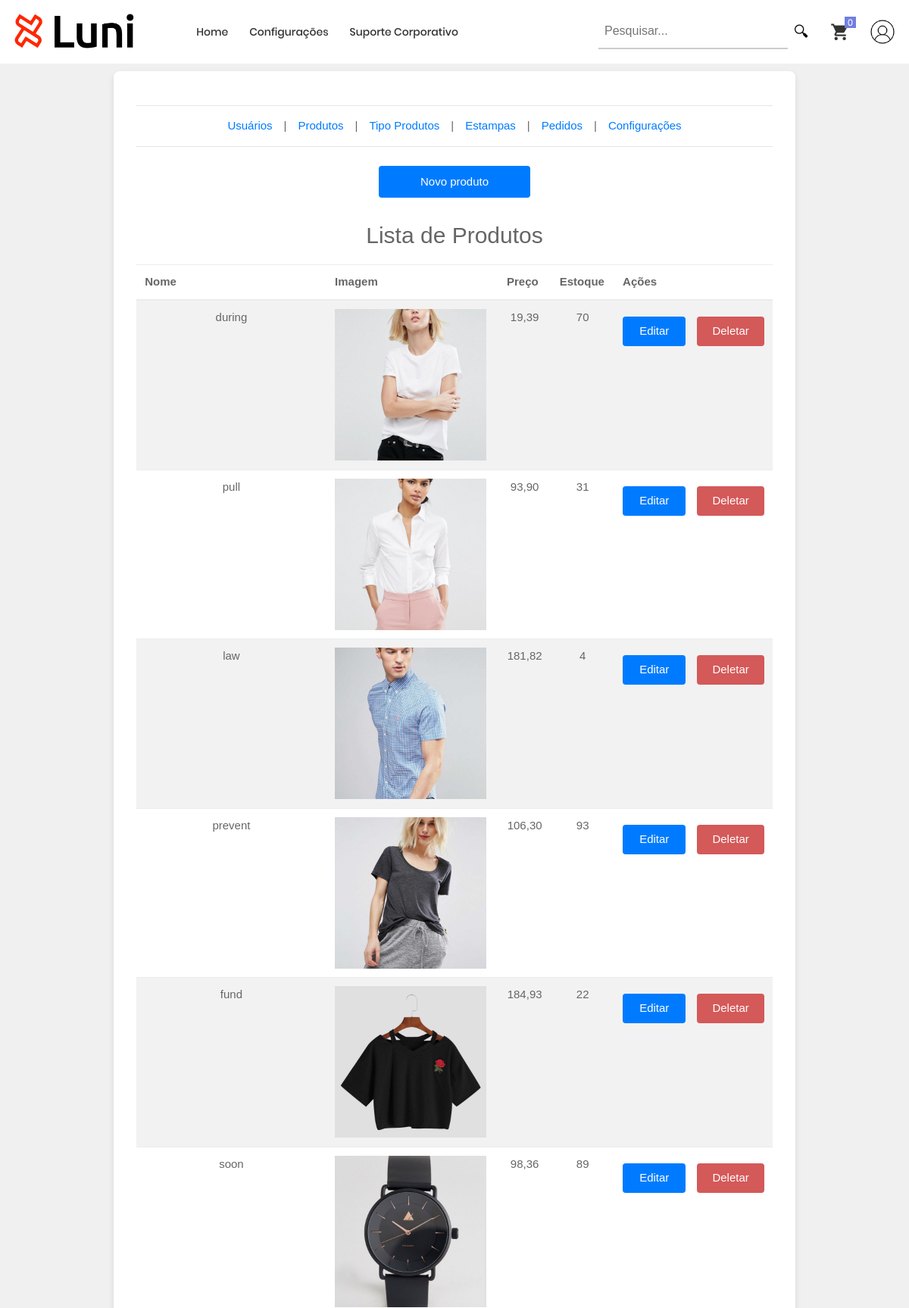
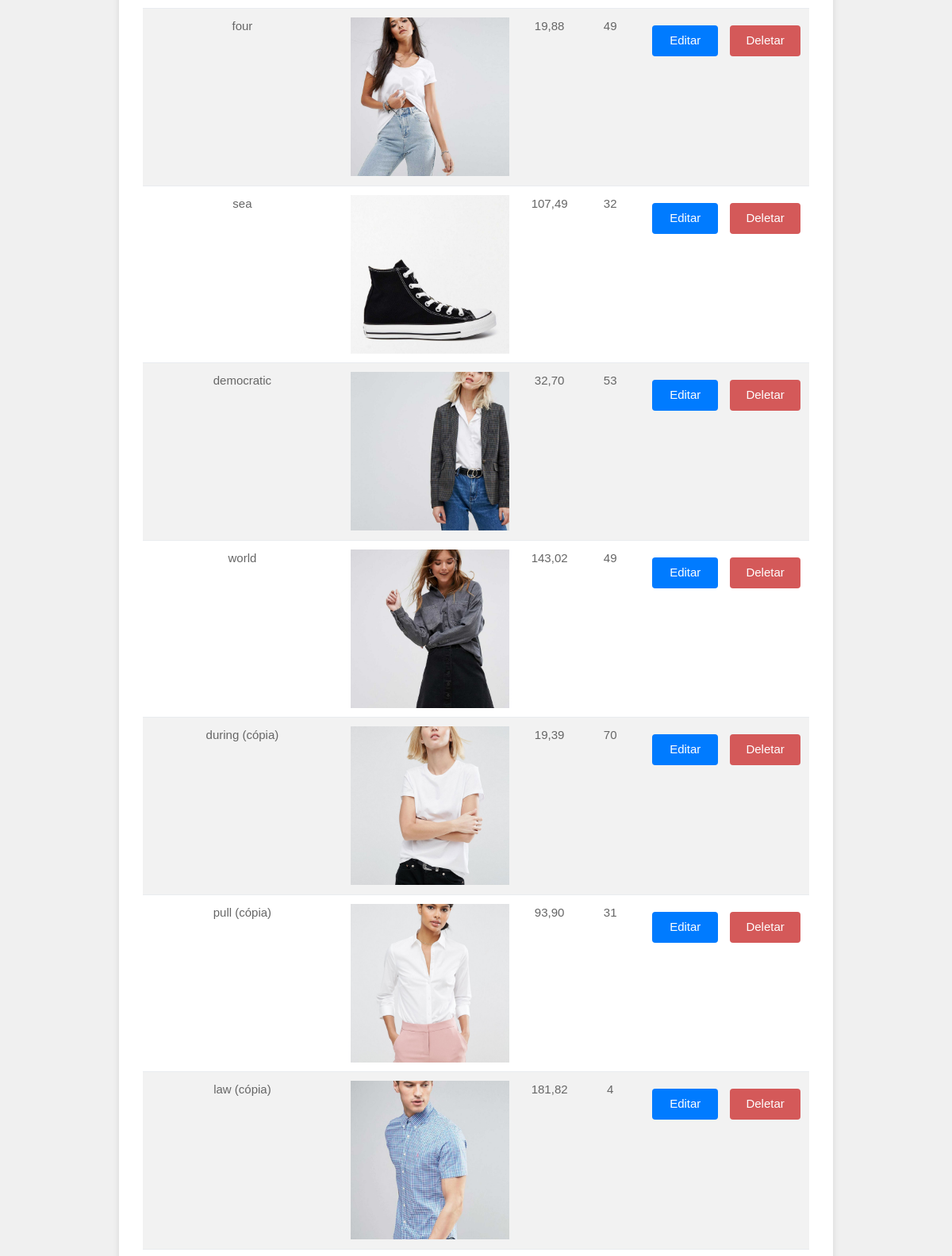
The page /produto/listar/produtos/ (signed in, upper part) on the database its author committed (2 pictures, top to bottom).
### produto/models.py (models this page shows, shortened)
class Produto(models.Model):
    tamanho = models.ManyToManyField(Tamanho, related_name='produto')
    nome = models.CharField(max_length=100)
    descricao = models.TextField(blank=True, null=True)
    categorias = models.ManyToManyField(CategoriaProduto, related_name='produtos')
    preco = models.DecimalField(max_digits=10, decimal_places=2)
    quantidade_em_estoque = models.IntegerField(default=0)
    estampas = models.ManyToManyField(Estampa, related_name='produtos', blank=True)
    imagem = models.ImageField(upload_to='produtos/', blank=True, null=True)

### principal/decorators.py (the view)
        def _wrapped_view(request, *args, **kwargs):
            if request.user.groups.filter(name=group_name).exists():
                return view_func(request, *args, **kwargs)
            else:
                return HttpResponseForbidden("Você não tem permissão para acessar esta página.")

### principal/context_processors.py (called while the page is built)
def variaveis_globais(request):
    return {
        'nome_site': 'Luni',
        'categorias': CategoriaProduto.objects.all(),
    }

### produto/views.py (called while the page is built)
@login_required
@group_required('Administradores')
def listar_produtos(request):
    produtos = Produto.objects.all()
    return render(request, 'produto/listar_produtos.html', {'produtos': produtos})

### usuario/models.py (called while the page is built)
    def get_size_items(self):
        carrinho = self.carrinho.first()  # Assume que um usuário tem um único carrinho
        if carrinho:
            return carrinho.itens.aggregate(total_items=Sum('quantidade'))['total_items'] or 0
        return 0

### templates/produto/listar_produtos.html (shortened to what this page needs)
{% extends "principal/settings.html" %}
{% load static %}
{% block settings_content %}
    <div class="form-row">
        <a href="{% url "create_produto" %}" class="btn-primary">Novo produto</a>
    </div>
    <br>
    <h2>Lista de Produtos</h2>
    <br>
    <table class="table table-striped">
        <thead>
            <tr>
                <th>Nome</th>
                <th>Imagem</th>
                <th>Preço</th>
                <th>Estoque</th>
                <th>Ações</th>
            </tr>
        </thead>
        <tbody>
            {% for produto in produtos %}
            <tr>
                <td>{{ produto.nome }}</td>
                <td>
                    <div class="imagem-container">
                        {% if produto.imagem %}
                            <img src="{{ produto.imagem.url }}" alt="{{ produto.nome }}" class="imagem-produto">
                        {% else %}
                            <img src="{% static "images/no-image.png" %}" alt="{{ produto.nome }}" class="imagem-produto">
                        {% endif %}
                    </div>
                </td>
                <td>{{ produto.preco }}</td>
                <td>{{ produto.quantidade_em_estoque }}</td>
                <td>
                    <div class="d-flex justify-content-between" style="gap: 1rem;">
                        <a href="{% url 'edit_produto' id=produto.id %}" class="btn btn-primary">Editar</a>
                        <form method="POST" action="{% url 'delete_produto' produto.id %}" style="display:inline;">
                            <button type="submit" style="background-color: #d45959;" class="btn btn-primary color-rednger" onclick="return confirm('Tem certeza que deseja deletar este produto?');">Deletar</button>
                        </form>
                    </div>
                </td>
            </tr>
            {% empty %}
            <tr>
                <td colspan="5">Não há nenhum produto cadastrado</td>
            </tr>
            {% endfor %}
        </tbody>
    </table>
{% endblock settings_content %}

### static/css/main.css (style rules this page uses)
body { padding-top: 70px; }
.btn-primary { background-color: #007bff; color: white; border: none; padding: 10px 20px; border-radius: 4px; cursor: pointer; display: block; width: 100%; max-width: 200px; margin: 10px auto; }
.form-row { display: flex; gap: 15px; align-items: center; flex-wrap: wrap; }
.imagem-container { width: 200px; height: 200px; overflow: hidden; }
.imagem-produto { width: 100%; height: 100%; object-fit: cover; }

### rows shown on the page
Produto: nome "during", imagem (picture), preco "19,39", quantidade_em_estoque "70"
Produto: nome "pull", imagem (picture), preco "93,90", quantidade_em_estoque "31"
Produto: nome "law", imagem (picture), preco "181,82", quantidade_em_estoque "4"
Produto: nome "prevent", imagem (picture), preco "106,30", quantidade_em_estoque "93"
Produto: nome "fund", imagem (picture), preco "184,93", quantidade_em_estoque "22"
Produto: nome "soon", imagem (picture), preco "98,36", quantidade_em_estoque "89"
Produto: nome "four", imagem (picture), preco "19,88", quantidade_em_estoque "49"
Produto: nome "sea", imagem (picture), preco "107,49", quantidade_em_estoque "32"
Produto: nome "democratic", imagem (picture), preco "32,70", quantidade_em_estoque "53"
Produto: nome "world", imagem (picture), preco "143,02", quantidade_em_estoque "49"
Produto: nome "during (cópia)", imagem (picture), preco "19,39", quantidade_em_estoque "70"
Produto: nome "pull (cópia)", imagem (picture), preco "93,90", quantidade_em_estoque "31"
Produto: nome "law (cópia)", imagem (picture), preco "181,82", quantidade_em_estoque "4"
